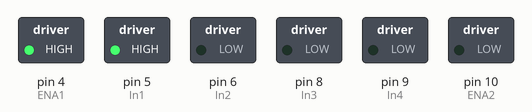
This sketch was run on a simulated Arduino Uno, built with avr-gcc and run on an emulated ATmega328P. Shown: switched loads named in the sketch (green lamp = pin HIGH).

Above: at 0.1 s.
At 9.1 s:
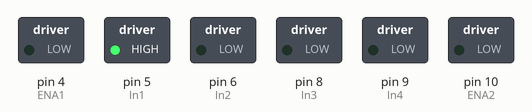
At 69.6 s:
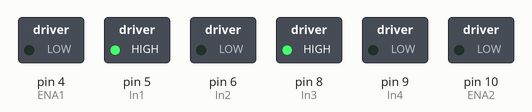
At 70.1 s:
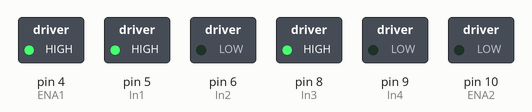
At 79.6 s:
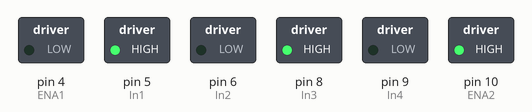
Timing chart, 0 to 81.1 s (numbered marks = the images above):
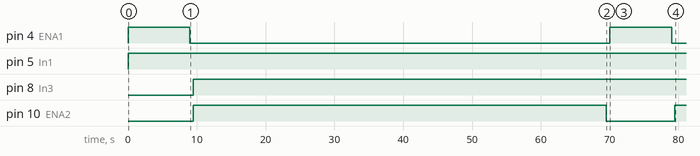

The sketch:

l298n.ino
```cpp
 int motorSpeed=0;
int In1=5;
int In2=6;
int ENA1=4;

int In3=8;
int In4=9;
int ENA2=10;

void setup() {
  // put your setup code here, to run once:
  Serial.begin(9600);
  pinMode(In1,OUTPUT);
  pinMode(In2,OUTPUT);
  pinMode(ENA1,OUTPUT);

   pinMode(In3,OUTPUT);
  pinMode(In4,OUTPUT);
  pinMode(ENA2,OUTPUT);


}

void loop() {
  // put your main code here, to run repeatedly:
  digitalWrite(In1,HIGH);
  digitalWrite(In2,LOW);
  analogWrite(ENA1,250);
  delay(9000);

  analogWrite(ENA1,0);
  delay(500);


  digitalWrite(In3,HIGH);
  digitalWrite(In4,LOW);
  analogWrite(ENA2,255);
  delay(60000);

  analogWrite(ENA2,0);
  delay(500);


}
```

Measured:
- by itself, pin 4 (ENA1): alternates HIGH for 9.0 s and LOW for 61.0 s
- by itself, pin 5 (In1): LOW → HIGH at 0.00 s
- by itself, pin 8 (In3): LOW → HIGH at 9.5 s
- by itself, pin 10 (ENA2): LOW → HIGH at 9.5 s, → LOW 60.0 s later, → HIGH 10.0 s later
